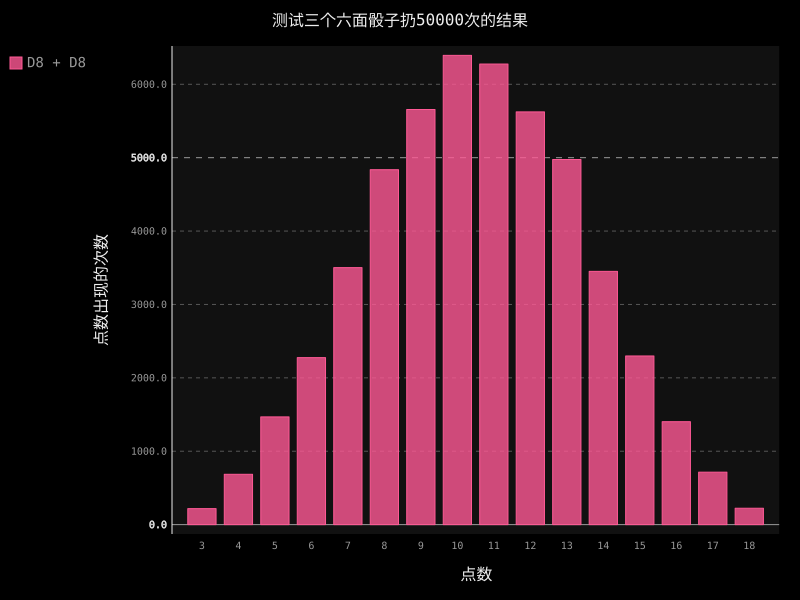

This figure's Python source:
#!/usr/bin/env python3
# -*- coding:utf-8 -*-
import pygal

from die import Die

# 创建一个D6一个骰子
die_1 = Die()
die_2 = Die()
die_3 = Die()

# 投掷几次骰子 并将结果存储在一个列表中
results = [die_1.roll() + die_2.roll() + die_3.roll() for x in range(50000)]
# for roll_num in range(50000):
#     result = die_1.roll() + die_2.roll()
#     results.append(result)
    
# 分析结果
max_result = die_1.num_sides + die_2.num_sides + die_3.num_sides
frequencies = [results.count(x) for x in range(3, max_result+1)]

# for value in range(2, max_result+1):
#     frequency = results.count(value)
#     frequencies.append(frequency)
    
# 对结果进行可视化
hist = pygal.Bar()

hist.title = '测试三个六面骰子扔50000次的结果'
hist.x_labels = [str(x) for x in range(3, max_result+1)]
hist.x_title = '点数'
hist.y_title = '点数出现的次数'

hist.add('D8 + D8', frequencies)
hist.render_to_file('die_visual.svg')
